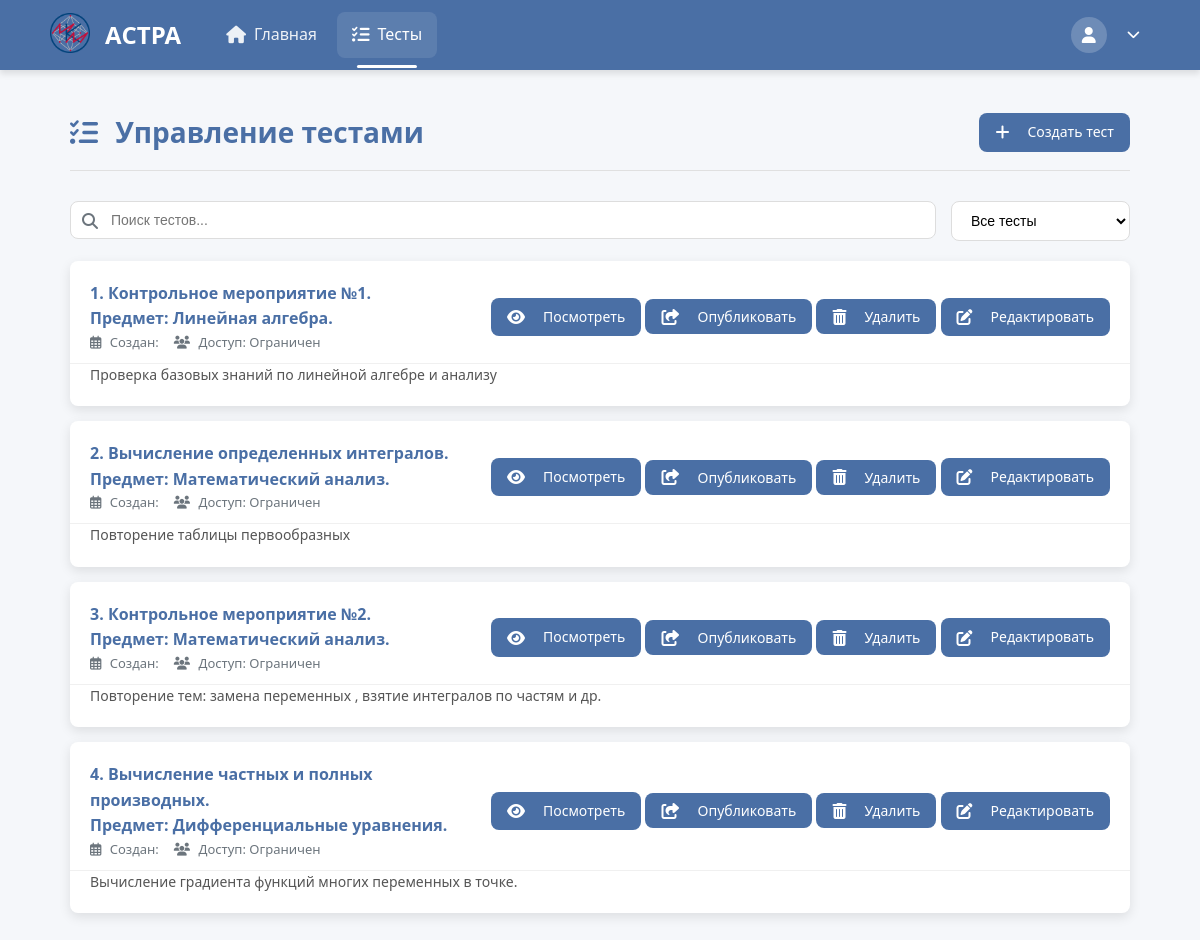
Before: /TestsCreate/listTests/ (signed in) with the older database file.
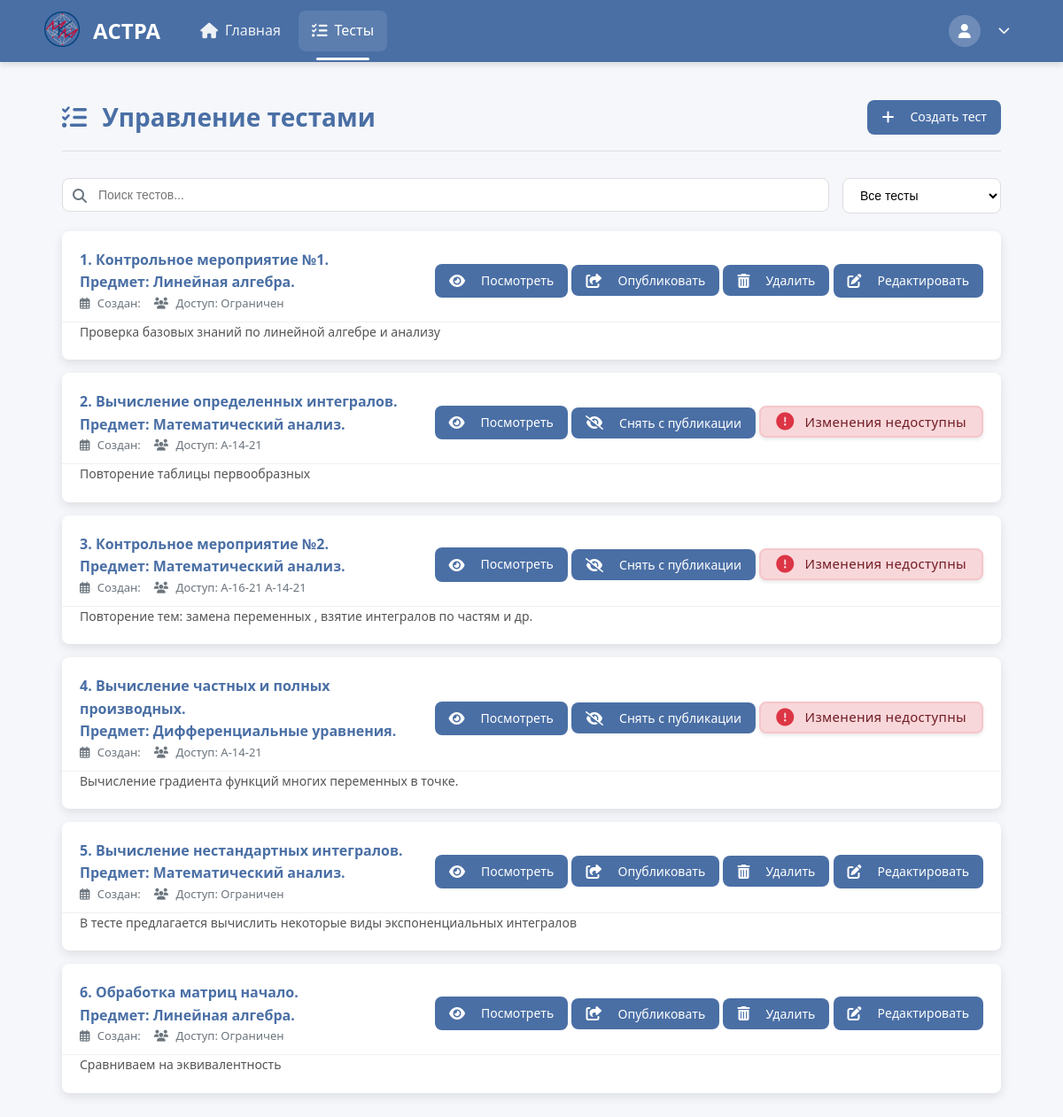
After: the same page with the newer database file.
### create_tests/models.py (models this page shows, shortened)
class AboutTest(models.Model):
    objects = None
    name_tests = models.CharField(max_length=255, blank=False)  # Название теста
    creator = models.ForeignKey(TeacherData, on_delete=models.PROTECT, null=True, blank=True, related_name='created_tests') # Создатель теста
    time_to_solution = models.DurationField(default=timedelta(hours=1, minutes=30))
    name_slug_tests = models.SlugField(max_length=255, unique=True, db_index=True, verbose_name="URL")  # Слаг имени
    num_of_attempts = models.IntegerField(blank=True, default=1)  # Количество попыток для решения
    type_of_result = models.IntegerField(blank=True, default=1)  # Тип возвращаемого результата
    description = models.CharField(max_length=150, default="", blank=True)
    is_published = models.IntegerField(default=0)
    is_done = models.IntegerField(default=1)
    is_draft = models.BooleanField(default=False)
    subj = models.ForeignKey(Subjects,
                             on_delete=models.PROTECT,
                             default=1)
    expressions = models.ManyToManyField(AboutExpressions)

class Subjects(models.Model):
    name = models.CharField(max_length=100, unique=True, default="Другое")
    def __str__(self):
        return self.name

class PublishedGroup(models.Model):
    group_name = ForeignKey(StudentGroup, on_delete=models.PROTECT)
    test_name = ForeignKey(AboutTest, on_delete=models.PROTECT)
    teacher_name = ForeignKey(TeacherData, on_delete=models.PROTECT)

### users/models.py (models this page shows, shortened)
class StudentGroup(models.Model):
    name = models.CharField(max_length=20, unique=True)
    name_inst = models.ForeignKey(StudentInstitute, on_delete=models.PROTECT)

### create_tests/views.py (the view)
# urls.py: path('listTests/', views.test_list, name='test_list'),
@login_required
@role_required(['teacher', 'admin'])
def test_list(request):
    all_groups = StudentGroup.objects.all().select_related('institute')
    institutes = StudentInstitute.objects.all().prefetch_related('studentgroup_set')
    tests = AboutTest.objects.all()
    published = PublishedGroup.objects.select_related('group_name', 'test_name')
    published_groups = [pg.group_name for pg in published]
    return render(request, 'create_tests/all_test_for_teach.html', {
        'tests': tests,
        'all_groups': all_groups,
        'institutes': institutes,
        'groups': published_groups,
        'published': published
    })

### users/context_processors.py (called while the page is built)
def user_role(request):
    if request.user.is_authenticated:
        return {'user_role': request.user.role}
    return {}

### create_tests/templates/create_tests/all_test_for_teach.html (shortened to what the changed rows need)
{% extends 'create_tests/header.html' %}
{% load static %}
{% load my_filters %}
{% block extra_css %}
    <link rel="stylesheet" href="{% static 'css/all_test_for_teach.css' %}">
    <link rel="stylesheet" href="https://cdnjs.cloudflare.com/ajax/libs/font-awesome/6.4.0/css/all.min.css">
{% endblock %}
{% block content %}
<div class="container">
    <div class="header">
        <h1><i class="fas fa-tasks"></i> Управление тестами</h1>
    </div>
    <div class="tests-container">
        {% if tests %}
            <ul class="tests-list">
                {% for test in tests %}
                <li class="test-card" data-slug="{{ test.name_slug_tests }}" data-published="{% if test.is_published %}true{% else %}false{% endif %}">
                    <div class="test-main">
                        <div class="test-info">
                            <div class="base_info">
                                <span class="test-subj">{{ forloop.counter }}. {{ test.name_tests }}.</span>
                                <span class="test-number">Предмет: {{ test.subj }}.</span>
                            </div>
                            <div class="test-meta">
                                <span><i class="far fa-calendar-alt"></i> Создан: {{ test.created_at|date:"d.m.Y" }}</span>
                                <span><i class="fas fa-users"></i>
                                    Доступ:
                                    {% with found=0 %}
                                        {% for pub in published %}
                                            {% if pub.test_name.id == test.id %}
                                                {{ pub.group_name.name }}
                                            {% endif %}
                                        {% endfor %}
                                        {% if not test.is_published %}Ограничен{% endif %}
                                    {% endwith %}
                                </span>
                            </div>
                        </div>
                        <div class="test-actions">
                            <a href="{% url 'create_tests:some_test' test.name_slug_tests %}" class="btn btn-watch">
                                <i class="fa-solid fa-eye"></i> Посмотреть
                            </a>
                            {% if not test.is_published %}
                                <button class="btn btn-publish publish-btn"
                                        data-slug="{{ test.name_slug_tests }}"
                                        data-url="{% url 'create_tests:publish_test' test.name_slug_tests %}">
                                    <i class="fas fa-share-square"></i> Опубликовать
                                </button>
                                <button class="btn btn-danger delete-btn"
                                        data-slug="{{ test.name_slug_tests }}"
                                        data-url="{% url 'create_tests:delete_test' test.name_slug_tests %}">
                                    <i class="fas fa-trash-alt"></i> Удалить
                                </button>
                                <a href="{% url 'create_tests:edit_test' test.name_slug_tests %}" class="btn btn-edit">
                                    <i class="fas fa-edit"></i> Редактировать
                                </a>
                                {% else %}
                                    <button class="btn btn-unpublish unpublish-btn"
                                            data-url="{% url 'create_tests:unpublish_test' test.name_slug_tests %}">
                                        <i class="fa-solid fa-eye-slash"></i> Снять с публикации
                                    </button>
                                    <div class="edit-disabled-notice">
                                        <i class="fas fa-exclamation-circle"></i>
                                        <span>Изменения недоступны</span>
                                    </div>
                                {% endif %}
                        </div>
                    </div>
                    {% if test.description %}
                    <div class="test-description">
                        <p>{{ test.description }}</p>
                    </div>
                    {% endif %}
                </li>
                {% endfor %}
            </ul>
        {% endif %}
    </div>
</div>
{% endblock %}

Changed rows visible on the page:
changed AboutTest "Вычисление определенных интегралов": is_published "Ограничен Опубликовать Удалить Редактировать" → "Снять с публикации Изменения недоступны"
added PublishedGroup: group_name.name "А-14-21", shown under AboutTest "Вычисление определенных интегралов"
changed AboutTest "Контрольное мероприятие №2": is_published "Ограничен Опубликовать Удалить Редактировать" → "Снять с публикации Изменения недоступны"
added PublishedGroup: group_name.name "А-16-21", shown under AboutTest "Контрольное мероприятие №2"
added PublishedGroup: group_name.name "А-14-21", shown under AboutTest "Контрольное мероприятие №2"
changed AboutTest "Вычисление частных и полных производных": is_published "Ограничен Опубликовать Удалить Редактировать" → "Снять с публикации Изменения недоступны"
added PublishedGroup: group_name.name "А-14-21", shown under AboutTest "Вычисление частных и полных производных"
added AboutTest: name_tests "Вычисление нестандартных интегралов", subj "Математический анализ", is_published "Ограничен", description "В тесте предлагается вычислить некоторые виды экспоненциальных интегралов"
added AboutTest: name_tests "Обработка матриц начало", subj "Линейная алгебра", is_published "Ограничен", description "Сравниваем на эквивалентность"
